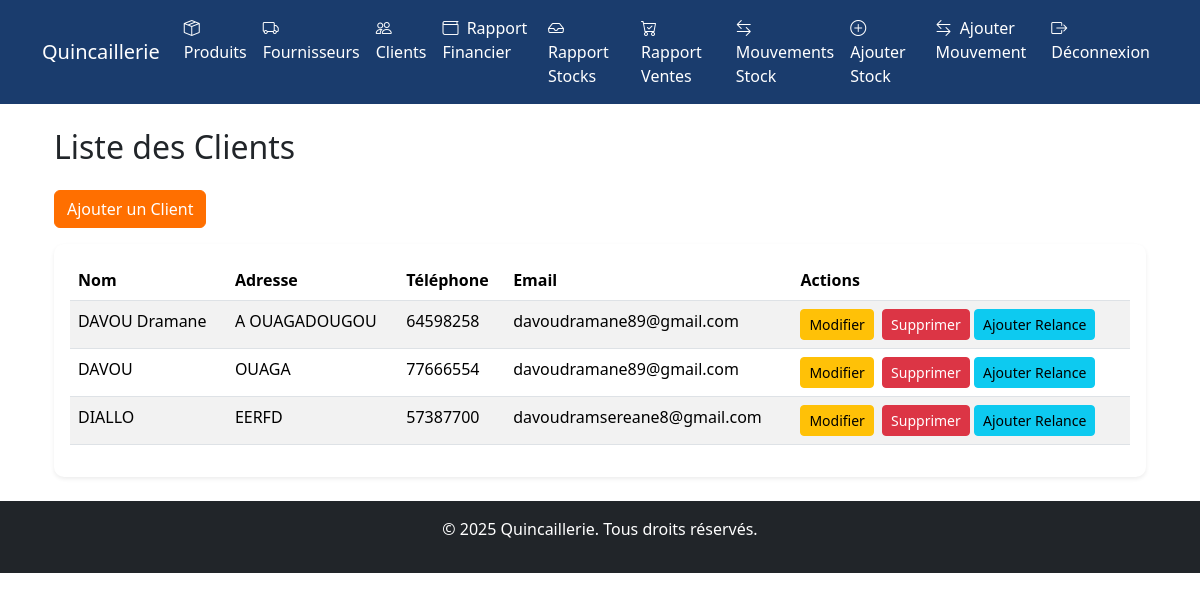
Before: /clients/ (signed in) with the older database file.
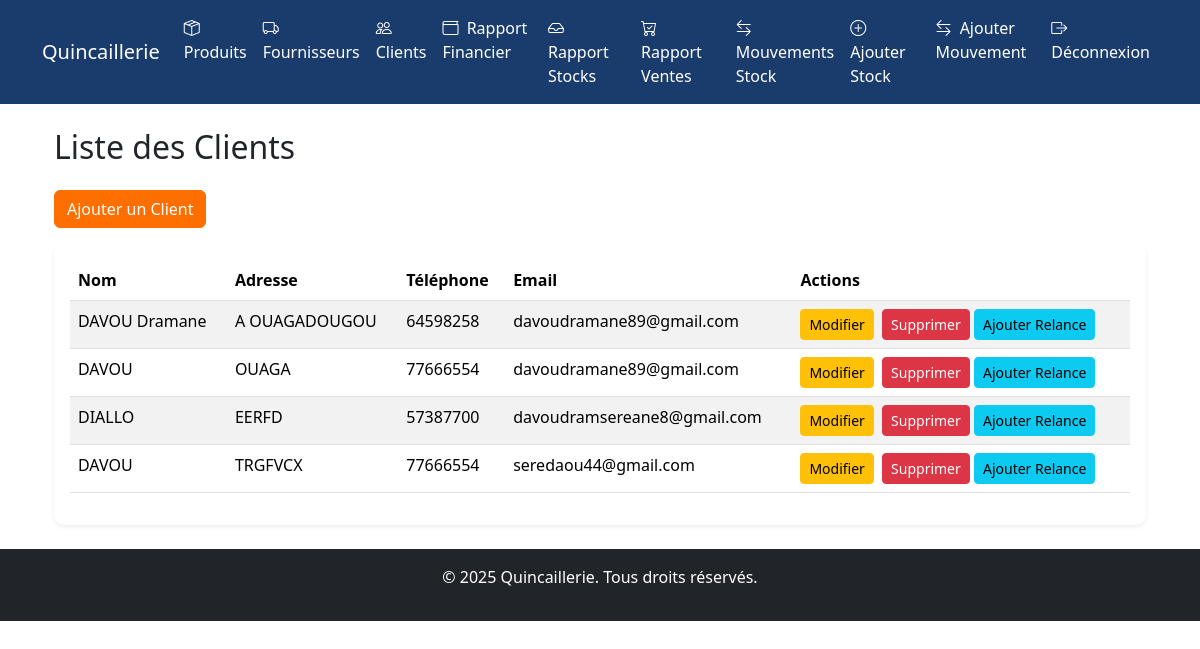
After: the same page with the newer database file.
### clients/models.py (models this page shows, shortened)
class Client(models.Model):
    nom = models.CharField(max_length=200, verbose_name="Nom")
    email = models.EmailField(blank=True, verbose_name="Email")
    telephone = models.CharField(max_length=20, blank=True, verbose_name="Téléphone")
    adresse = models.TextField(blank=True, verbose_name="Adresse")
    solde = models.DecimalField(max_digits=10, decimal_places=2, default=0.00, verbose_name="Solde")
    date_creation = models.DateTimeField(auto_now_add=True)
    class Meta:
        verbose_name = "Client"
        verbose_name_plural = "Clients"

### clients/views.py (the view)
# urls.py: path('', views.liste_clients, name='liste_clients'),
@login_required
def liste_clients(request):
    clients = Client.objects.all()
    return render(request, 'clients/liste_clients.html', {'clients': clients})

### clients/templates/clients/liste_clients.html (shortened to what this page needs)
{% extends 'base.html' %}
{% load static %}
{% block contenu %}
<div class="container fade-in">
    <h2 class="mb-4">Liste des Clients</h2>
    <div class="mb-3">
        <a href="{% url 'clients:ajouter_client' %}" class="btn btn-primary">Ajouter un Client</a>
    </div>
    <div class="card border-0 shadow-sm">
        <div class="card-body">
            <div class="table-responsive">
                <table class="table table-striped table-hover">
                    <thead>
                        <tr>
                            <th>Nom</th>
                            <th>Adresse</th>
                            <th>Téléphone</th>
                            <th>Email</th>
                            <th>Actions</th>
                        </tr>
                    </thead>
                    <tbody>
                        {% for client in clients %}
                            <tr>
                                <td>{{ client.nom }}</td>
                                <td>{{ client.adresse }}</td>
                                <td>{{ client.telephone }}</td>
                                <td>{{ client.email }}</td>
                                <td>
                                    <a href="{% url 'clients:modifier_client' client.pk %}" class="btn btn-sm btn-warning me-1">Modifier</a>
                                    <a href="{% url 'clients:supprimer_client' client.pk %}" class="btn btn-sm btn-danger" onclick="return confirmDelete()">Supprimer</a>
                                    <a href="{% url 'clients:ajouter_relance' client.pk %}" class="btn btn-sm btn-info">Ajouter Relance</a>
                                </td>
                            </tr>
                        {% empty %}
                            <tr>
                                <td colspan="5" class="text-center">Aucun client trouvé.</td>
                            </tr>
                        {% endfor %}
                    </tbody>
                </table>
            </div>
        </div>
    </div>
</div>
{% endblock %}

Changed rows visible on the page:
added Client: nom "DAVOU", adresse "TRGFVCX", telephone "77666554", email "seredaou44@gmail.com"
